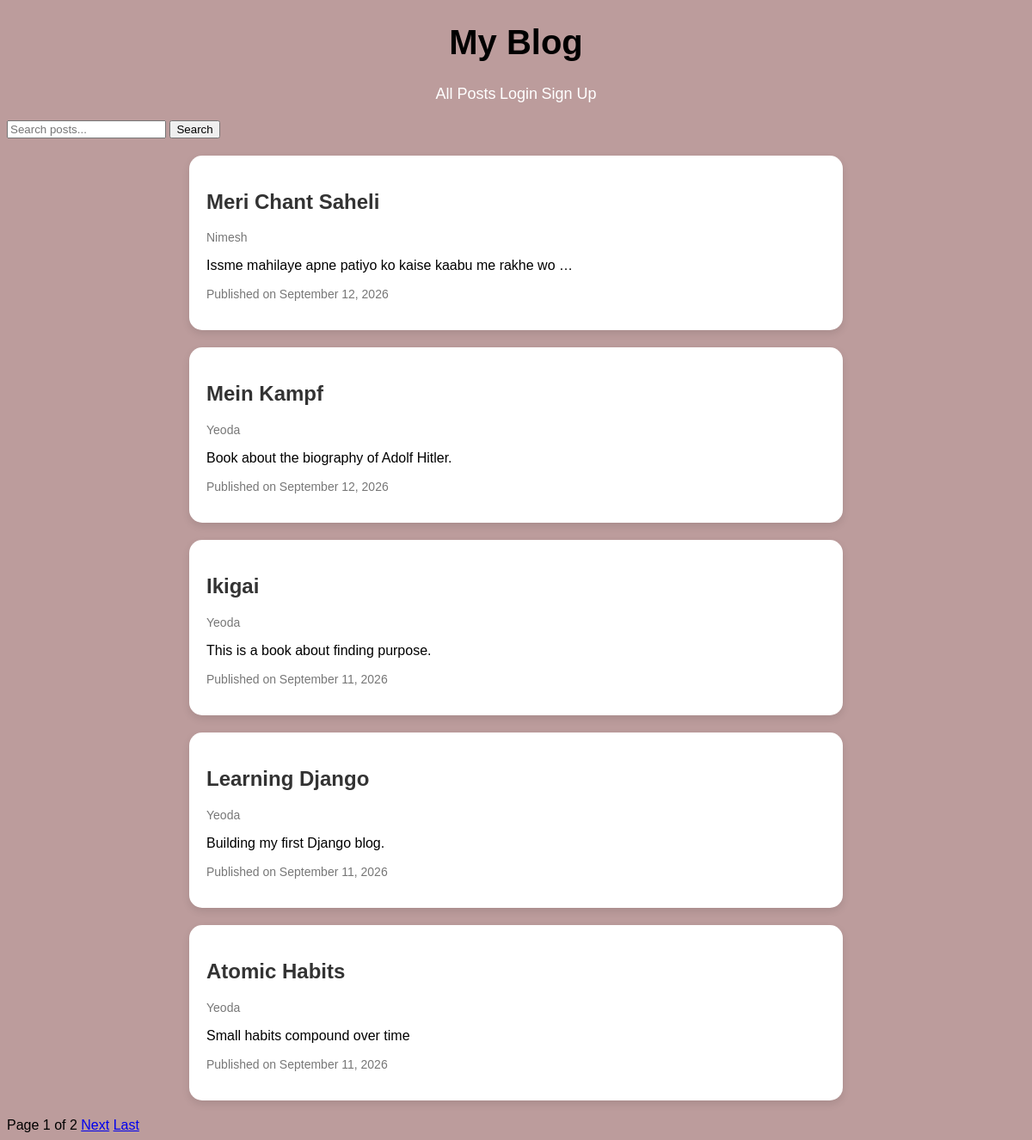
/posts/, run on the app's committed database.
### posts/models.py (models this page shows, shortened)
class Post(models.Model):
    title = models.CharField(max_length=200)
    content = models.TextField()
    author = models.ForeignKey(User, on_delete=models.CASCADE)
    created_at = models.DateTimeField(auto_now_add=True)
    updated_at = models.DateTimeField(auto_now=True)

### posts/views.py (the view)
# urls.py: path("", views.post_list, name="post_list"),
def post_list(request):
    query = request.GET.get("q", "")
    posts = Post.objects.select_related("author").order_by("-created_at")
    if query:
        posts = posts.filter(Q(title__icontains=query) | Q(content__icontains=query))
    paginator = Paginator(posts, 5)
    page_number = request.GET.get("page")
    page_obj = paginator.get_page(page_number)
    return render(request, "posts/post_list.html", {"page_obj": page_obj, "query": query,})

### posts/templates/posts/post_list.html (shortened to what this page needs)
{% extends "posts/base.html" %}
{% block bodycontent %}
<form method="get">
    <input type="text" name="q" placeholder="Search posts..." value="{{ query }}">
    <button type="submit">Search</button>
</form>
{% if page_obj.object_list %}
    <div class="posts-container">
    {% for post in page_obj %}
        <div class="post">
            <h2><a href="{% url 'post_detail' post.id %}">{{ post.title }}</a></h2>
            <p class="meta">{{ post.author.username}}</p>
            <p>{{ post.content|truncatewords:10 }}</p>
            <p class="meta">Published on {{ post.created_at|date:"F j, Y" }}</p>
        </div>
    {% endfor %}
    </div>
    <div class="pagination">
        <span>
            Page {{ page_obj.number }} of {{ page_obj.paginator.num_pages }}
        </span>
        {% if page_obj.has_next %}
            <a href="?q={{ query }}&page={{ page_obj.next_page_number }}">Next</a>
            <a href="?q={{ query }}&page={{ page_obj.paginator.num_pages }}">Last</a>
        {% endif %}
    </div>
{% else %}
    <p>No posts found</p>
{% endif %}
{% endblock %}

### posts/static/posts/style.css (style rules this page uses)
body { font-family: Arial, sans-serif; background-color: #bc9c9c; }
.post { background-color: white; padding: 20px; margin: 20px; border-radius: 15px; box-shadow: 0 4px 10px rgba(0, 0, 0, 0.1); }
.posts-container { max-width: 800px; margin: 0 auto; }
.post h2 a { text-decoration: none; color: #333; }
.meta { color: #777; font-size: 14px; }

### data on the page
Post: title "Meri Chant Saheli", author.username "Nimesh", content "Issme mahilaye apne patiyo ko kaise kaabu me rakhe wo …", created_at "September 12, 2026"
Post: title "Mein Kampf", author.username "Yeoda", content "Book about the biography of Adolf Hitler.", created_at "September 12, 2026"
Post: title "Ikigai", author.username "Yeoda", content "This is a book about finding purpose.", created_at "September 11, 2026"
Post: title "Learning Django", author.username "Yeoda", content "Building my first Django blog.", created_at "September 11, 2026"
Post: title "Atomic Habits", author.username "Yeoda", content "Small habits compound over time", created_at "September 11, 2026"

### other printed values
{{ page_obj.number }} "1"
{{ page_obj.paginator.num_pages }} "2"
